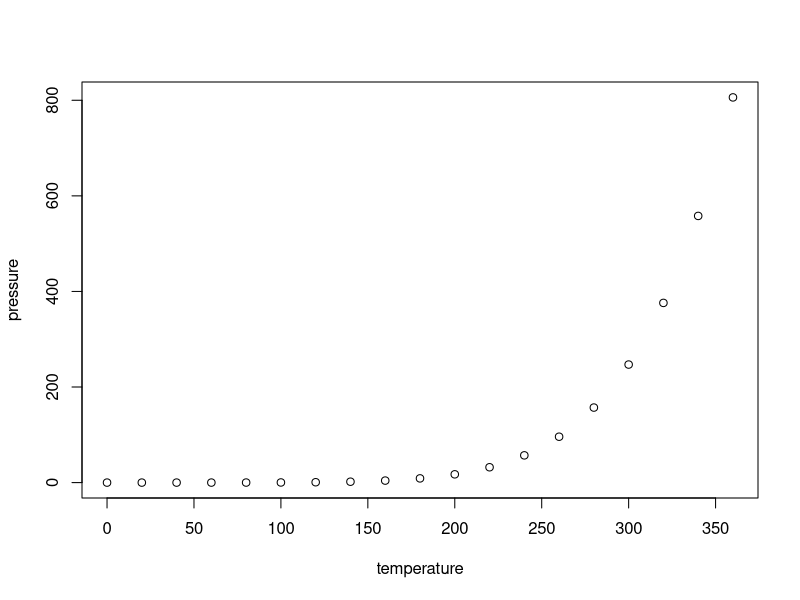
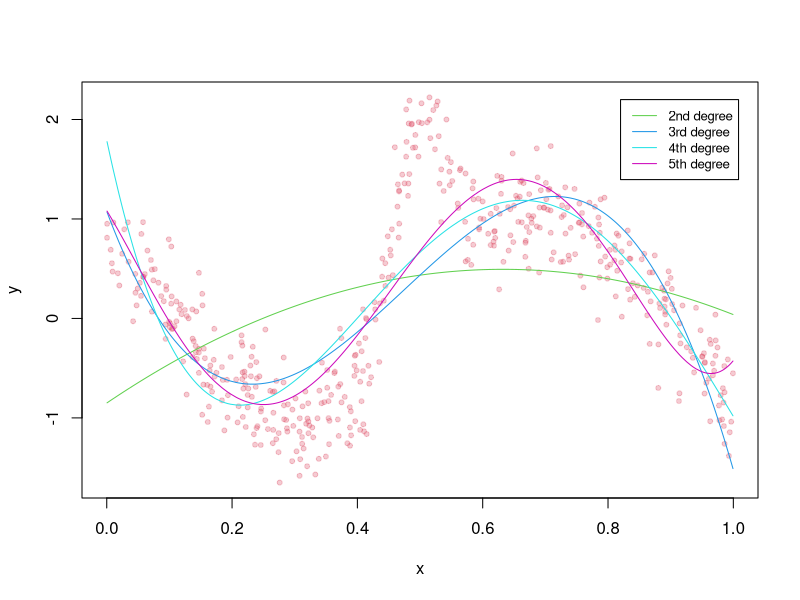

These figures' R source, in order:
## ---- chunk 1
knitr::opts_chunk$set(echo = FALSE)

set.seed(123)
x = runif(500)
mu = sin(2*(4*x-2)) + 2*exp(-(16^2)*((x-.5)^2))
y = rnorm(500, mu, .3)
d = data.frame(x,y)

color <- rep(2, length(y))
color_transparent <- adjustcolor(color, alpha.f = 0.3)

mod_poly2 = lm(y ~ poly(x, 2))
poly2 = data.frame(x, as.numeric(predict(mod_poly2)))

mod_poly3 = lm(y ~ poly(x, 3))
poly3 = data.frame(x, as.numeric(predict(mod_poly3)))

mod_poly4 = lm(y ~ poly(x, 4))
poly4 = data.frame(x, as.numeric(predict(mod_poly4)))

mod_poly5 = lm(y ~ poly(x, 5))
poly5 = data.frame(x, as.numeric(predict(mod_poly5)))
## ---- chunk 2
summary(cars)
## ---- chunk 3
plot(pressure)
## ---- chunk 4
plot(x, y, pch=20, col = color_transparent)
lines(poly2[order(x),], col = 3)
lines(poly3[order(x),], col = 4)
lines(poly4[order(x),], col = 5)
lines(poly5[order(x),], col = 6)
legend(0.82, 2.2, legend=c("2nd degree", "3rd degree", "4th degree", "5th degree"),
       col=3:6, lty=1, cex=0.8)
## ---- chunk 5
head(mtcars)
